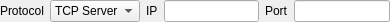
<?xml version="1.0" encoding="UTF-8"?>
<ui version="4.0">
 <class>TcpUdpPort</class>
 <widget class="QWidget" name="TcpUdpPort">
  <property name="geometry">
   <rect>
    <x>0</x>
    <y>0</y>
    <width>390</width>
    <height>20</height>
   </rect>
  </property>
  <property name="sizePolicy">
   <sizepolicy hsizetype="Fixed" vsizetype="Preferred">
    <horstretch>0</horstretch>
    <verstretch>0</verstretch>
   </sizepolicy>
  </property>
  <property name="windowTitle">
   <string>Form</string>
  </property>
  <layout class="QHBoxLayout" name="horizontalLayout">
   <property name="leftMargin">
    <number>0</number>
   </property>
   <property name="topMargin">
    <number>0</number>
   </property>
   <property name="rightMargin">
    <number>0</number>
   </property>
   <property name="bottomMargin">
    <number>0</number>
   </property>
   <item>
    <widget class="QLabel" name="label">
     <property name="sizePolicy">
      <sizepolicy hsizetype="Fixed" vsizetype="Preferred">
       <horstretch>0</horstretch>
       <verstretch>0</verstretch>
      </sizepolicy>
     </property>
     <property name="text">
      <string>Protocol</string>
     </property>
    </widget>
   </item>
   <item>
    <widget class="QComboBox" name="protocolBox">
     <property name="minimumSize">
      <size>
       <width>90</width>
       <height>0</height>
      </size>
     </property>
     <property name="maximumSize">
      <size>
       <width>90</width>
       <height>16777215</height>
      </size>
     </property>
     <property name="styleSheet">
      <string notr="true">QComboBox { width: 90px }
</string>
     </property>
     <item>
      <property name="text">
       <string notr="true">TCP Server</string>
      </property>
     </item>
     <item>
      <property name="text">
       <string notr="true">TCP Client</string>
      </property>
     </item>
     <item>
      <property name="text">
       <string notr="true">UDP</string>
      </property>
     </item>
    </widget>
   </item>
   <item>
    <widget class="QLabel" name="ipLabel">
     <property name="sizePolicy">
      <sizepolicy hsizetype="Fixed" vsizetype="Preferred">
       <horstretch>0</horstretch>
       <verstretch>0</verstretch>
      </sizepolicy>
     </property>
     <property name="text">
      <string>IP</string>
     </property>
    </widget>
   </item>
   <item>
    <widget class="QLineEdit" name="ipEdit">
     <property name="styleSheet">
      <string notr="true">QLineEdit { width: 7em }</string>
     </property>
     <property name="text">
      <string notr="true"/>
     </property>
     <property name="alignment">
      <set>Qt::AlignCenter</set>
     </property>
    </widget>
   </item>
   <item>
    <widget class="QLabel" name="label_2">
     <property name="sizePolicy">
      <sizepolicy hsizetype="Fixed" vsizetype="Preferred">
       <horstretch>0</horstretch>
       <verstretch>0</verstretch>
      </sizepolicy>
     </property>
     <property name="text">
      <string>Port</string>
     </property>
    </widget>
   </item>
   <item>
    <widget class="QLineEdit" name="portEdit">
     <property name="styleSheet">
      <string notr="true">QLineEdit { width: 4em }</string>
     </property>
     <property name="text">
      <string notr="true"/>
     </property>
     <property name="alignment">
      <set>Qt::AlignCenter</set>
     </property>
    </widget>
   </item>
  </layout>
 </widget>
 <resources/>
 <connections/>
</ui>
